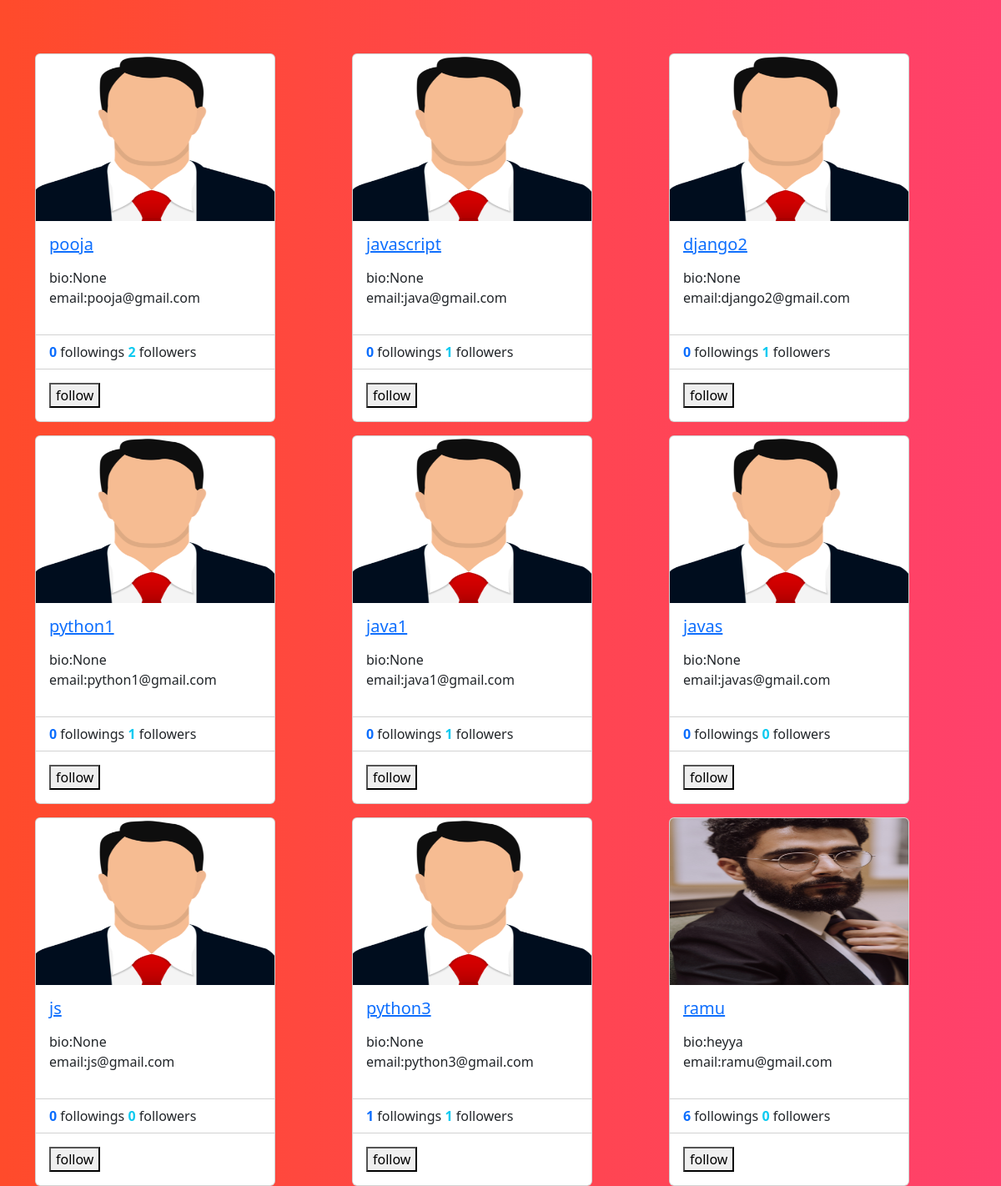
Screenshot of /profiles/all (signed in) with the database file from the repository.
### social/models.py (models this page shows)
class UserProfile(models.Model):
    user=models.OneToOneField(User,on_delete=models.CASCADE,related_name="profile")
    address=models.CharField(max_length=200,null=True)
    phone=models.CharField(max_length=200,null=True)
    profile_pic=models.ImageField(upload_to="profilepics",null=True,blank=True)
    dob=models.DateField(null=True)
    bio=models.CharField(max_length=200,null=True)
    following=models.ManyToManyField("self",related_name="followed_by",symmetrical=False,null=True)
    block=models.ManyToManyField("self",related_name="blocked",symmetrical=False,null=True)
    def __str__(self):
        return self.user.username

### social/views.py (the view)
# urls.py: path("profiles/all",views.ProfileListView.as_view(),name="profile-list"),
@method_decorator(decs,name="dispatch")
class ProfileListView(View):
    def get(self,request,*args,**kwargs):
        qs=UserProfile.objects.all().exclude(user=request.user)
        return render(request,"profile_list.html",{"data":qs})

### social/templates/profile_list.html (shortened to what this page needs)
<!DOCTYPE html>
{%load static%}
<html lang="en">
<head>
    <link href="https://cdn.jsdelivr.net/npm/bootstrap@5.3.2/dist/css/bootstrap.min.css" rel="stylesheet"
>
</head>
<body style="background: #FF416C;
background: -webkit-linear-gradient(to right, #FF4B2B, #FF416C);
background: linear-gradient(to right, #FF4B2B, #FF416C);">
    <div class="container">
        <div class="row mt-5">
            {%for profile in data%}
            <div class="col-4 mt-3">
                <div class="card" style="width: 18rem;">
                    {%if profile.profile_pic%}
                    <img src="{{profile.profile_pic.url}}" class="card-img-top" alt="..." height="200px">
                    {%else%}
                    <img src="{%static 'social/images/profilepic.png'%}" class="card-img-top" alt="..." height="200px">
                    {%endif%}
                    <div class="card-body">
                        <h5 class="card-title">
                            <a href="{%url 'profile-detail' profile.id%}">{{profile}}</a>
                        </h5>
                        <p class="card-text">
                        <div>
                            bio:{{profile.bio}}
                        </div>
                        <div>
                            email:{{profile.user.email}}
                        </div>
                        </p>
                    </div>
                    <ul class="list-group list-group-flush">
                        <li class="list-group-item">
                            <span class="fw-bold text-primary"> {{profile.following.count}}</span> followings
                            <span class="fw-bold text-info"> {{profile.followed_by.count}}</span> followers
                        </li>
                    </ul>
                    <div class="card-body">
                        <form action="{%url 'follow' profile.id%}" method="post">
                            {%if profile in request.user.profile.following.all%}
                            <button type="submit"  name="action" value="unfollow">unfollow</button>
                            {%else%}
                            <button type="submit"  name="action" value="follow">follow</button>
                            {%endif%}
                        </form>
                    </div>
                </div>
            </div>
            {%endfor%}
        </div>
    </div>
</body>
</html>

### rows the page displays
UserProfile: user.username "pooja", bio "None", user.email "pooja@gmail.com", following.count "0", followed_by.count "2"
UserProfile: user.username "javascript", bio "None", user.email "java@gmail.com", following.count "0", followed_by.count "1"
UserProfile: user.username "django2", bio "None", user.email "django2@gmail.com", following.count "0", followed_by.count "1"
UserProfile: user.username "python1", bio "None", user.email "python1@gmail.com", following.count "0", followed_by.count "1"
UserProfile: user.username "java1", bio "None", user.email "java1@gmail.com", following.count "0", followed_by.count "1"
UserProfile: user.username "javas", bio "None", user.email "javas@gmail.com", following.count "0", followed_by.count "0"
UserProfile: user.username "js", bio "None", user.email "js@gmail.com", following.count "0", followed_by.count "0"
UserProfile: user.username "python3", bio "None", user.email "python3@gmail.com", following.count "1", followed_by.count "1"
UserProfile: profile_pic (picture), user.username "ramu", bio "heyya", user.email "ramu@gmail.com", following.count "6", followed_by.count "0"
